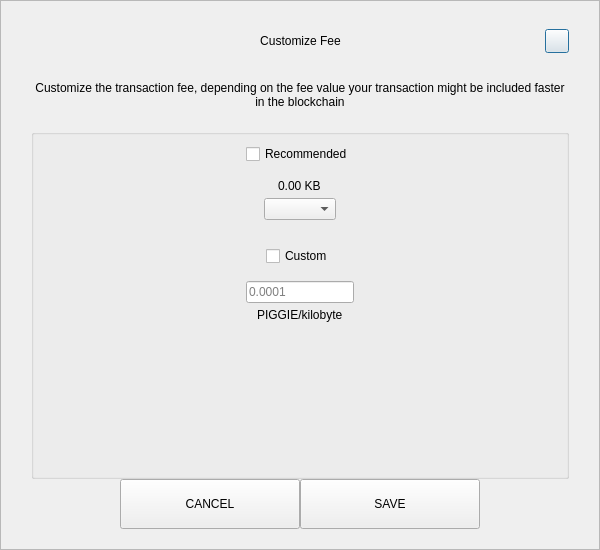
<?xml version="1.0" encoding="UTF-8"?>
<ui version="4.0">
 <class>SendCustomFeeDialog</class>
 <widget class="QDialog" name="SendCustomFeeDialog">
  <property name="geometry">
   <rect>
    <x>0</x>
    <y>0</y>
    <width>600</width>
    <height>550</height>
   </rect>
  </property>
  <property name="windowTitle">
   <string>Form</string>
  </property>
  <layout class="QVBoxLayout" name="verticalLayout_3">
   <property name="spacing">
    <number>0</number>
   </property>
   <property name="leftMargin">
    <number>0</number>
   </property>
   <property name="topMargin">
    <number>0</number>
   </property>
   <property name="rightMargin">
    <number>0</number>
   </property>
   <property name="bottomMargin">
    <number>0</number>
   </property>
   <item>
    <widget class="QFrame" name="frame">
     <property name="styleSheet">
      <string notr="true"/>
     </property>
     <property name="frameShape">
      <enum>QFrame::StyledPanel</enum>
     </property>
     <property name="frameShadow">
      <enum>QFrame::Raised</enum>
     </property>
     <layout class="QVBoxLayout" name="verticalLayout_2">
      <property name="spacing">
       <number>0</number>
      </property>
      <property name="leftMargin">
       <number>30</number>
      </property>
      <property name="topMargin">
       <number>20</number>
      </property>
      <property name="rightMargin">
       <number>30</number>
      </property>
      <property name="bottomMargin">
       <number>20</number>
      </property>
      <item>
       <layout class="QHBoxLayout" name="horizontalLayout_3">
        <property name="spacing">
         <number>0</number>
        </property>
        <item>
         <spacer name="horizontalSpacer_21">
          <property name="orientation">
           <enum>Qt::Horizontal</enum>
          </property>
          <property name="sizeHint" stdset="0">
           <size>
            <width>40</width>
            <height>20</height>
           </size>
          </property>
         </spacer>
        </item>
        <item>
         <widget class="QLabel" name="labelTitle">
          <property name="minimumSize">
           <size>
            <width>0</width>
            <height>40</height>
           </size>
          </property>
          <property name="maximumSize">
           <size>
            <width>16777215</width>
            <height>40</height>
           </size>
          </property>
          <property name="styleSheet">
           <string notr="true">padding-left:24px;</string>
          </property>
          <property name="text">
           <string>Customize Fee</string>
          </property>
          <property name="alignment">
           <set>Qt::AlignCenter</set>
          </property>
          <property name="margin">
           <number>7</number>
          </property>
         </widget>
        </item>
        <item>
         <spacer name="horizontalSpacer">
          <property name="orientation">
           <enum>Qt::Horizontal</enum>
          </property>
          <property name="sizeHint" stdset="0">
           <size>
            <width>40</width>
            <height>20</height>
           </size>
          </property>
         </spacer>
        </item>
        <item>
         <widget class="QPushButton" name="btnEsc">
          <property name="minimumSize">
           <size>
            <width>24</width>
            <height>24</height>
           </size>
          </property>
          <property name="maximumSize">
           <size>
            <width>24</width>
            <height>24</height>
           </size>
          </property>
          <property name="text">
           <string/>
          </property>
         </widget>
        </item>
       </layout>
      </item>
      <item>
       <spacer name="verticalSpacer_2">
        <property name="orientation">
         <enum>Qt::Vertical</enum>
        </property>
        <property name="sizeType">
         <enum>QSizePolicy::Fixed</enum>
        </property>
        <property name="sizeHint" stdset="0">
         <size>
          <width>20</width>
          <height>20</height>
         </size>
        </property>
       </spacer>
      </item>
      <item>
       <widget class="QLabel" name="labelMessage">
        <property name="text">
         <string>Customize the transaction fee, depending on the fee value your transaction might be included faster in the blockchain</string>
        </property>
        <property name="alignment">
         <set>Qt::AlignCenter</set>
        </property>
        <property name="wordWrap">
         <bool>true</bool>
        </property>
       </widget>
      </item>
      <item>
       <spacer name="verticalSpacer_3">
        <property name="orientation">
         <enum>Qt::Vertical</enum>
        </property>
        <property name="sizeType">
         <enum>QSizePolicy::Fixed</enum>
        </property>
        <property name="sizeHint" stdset="0">
         <size>
          <width>20</width>
          <height>20</height>
         </size>
        </property>
       </spacer>
      </item>
      <item>
       <widget class="QGroupBox" name="groupBox">
        <property name="title">
         <string/>
        </property>
        <layout class="QVBoxLayout" name="verticalLayout">
         <property name="leftMargin">
          <number>12</number>
         </property>
         <property name="rightMargin">
          <number>12</number>
         </property>
         <item>
          <layout class="QVBoxLayout" name="verticalLayout_4">
           <property name="spacing">
            <number>5</number>
           </property>
           <item alignment="Qt::AlignHCenter">
            <widget class="QCheckBox" name="checkBoxRecommended">
             <property name="text">
              <string>Recommended</string>
             </property>
            </widget>
           </item>
           <item>
            <spacer name="verticalSpacer_5">
             <property name="orientation">
              <enum>Qt::Vertical</enum>
             </property>
             <property name="sizeType">
              <enum>QSizePolicy::Fixed</enum>
             </property>
             <property name="sizeHint" stdset="0">
              <size>
               <width>20</width>
               <height>10</height>
              </size>
             </property>
            </spacer>
           </item>
           <item alignment="Qt::AlignHCenter">
            <widget class="QLabel" name="labelFee">
             <property name="text">
              <string>0.00 KB</string>
             </property>
            </widget>
           </item>
           <item alignment="Qt::AlignHCenter">
            <widget class="QComboBox" name="comboBoxRecommended"/>
           </item>
          </layout>
         </item>
         <item>
          <spacer name="verticalSpacer">
           <property name="orientation">
            <enum>Qt::Vertical</enum>
           </property>
           <property name="sizeType">
            <enum>QSizePolicy::Fixed</enum>
           </property>
           <property name="sizeHint" stdset="0">
            <size>
             <width>20</width>
             <height>20</height>
            </size>
           </property>
          </spacer>
         </item>
         <item>
          <layout class="QVBoxLayout" name="verticalLayout_5">
           <property name="spacing">
            <number>5</number>
           </property>
           <item alignment="Qt::AlignHCenter">
            <widget class="QCheckBox" name="checkBoxCustom">
             <property name="text">
              <string>Custom</string>
             </property>
            </widget>
           </item>
           <item>
            <spacer name="verticalSpacer_6">
             <property name="orientation">
              <enum>Qt::Vertical</enum>
             </property>
             <property name="sizeType">
              <enum>QSizePolicy::Fixed</enum>
             </property>
             <property name="sizeHint" stdset="0">
              <size>
               <width>20</width>
               <height>10</height>
              </size>
             </property>
            </spacer>
           </item>
           <item alignment="Qt::AlignHCenter">
            <widget class="QLineEdit" name="lineEditCustomFee">
             <property name="placeholderText">
              <string notr="true">0.0001</string>
             </property>
            </widget>
           </item>
           <item alignment="Qt::AlignHCenter">
            <widget class="QLabel" name="labelCustomFee">
             <property name="text">
              <string>PIGGIE/kilobyte</string>
             </property>
            </widget>
           </item>
          </layout>
         </item>
         <item>
          <spacer name="verticalSpacer_4">
           <property name="orientation">
            <enum>Qt::Vertical</enum>
           </property>
           <property name="sizeHint" stdset="0">
            <size>
             <width>20</width>
             <height>40</height>
            </size>
           </property>
          </spacer>
         </item>
        </layout>
       </widget>
      </item>
      <item>
       <layout class="QHBoxLayout" name="horizontalLayout" stretch="1,2,2,1">
        <item>
         <spacer name="horizontalSpacer1">
          <property name="orientation">
           <enum>Qt::Horizontal</enum>
          </property>
          <property name="sizeHint" stdset="0">
           <size>
            <width>40</width>
            <height>20</height>
           </size>
          </property>
         </spacer>
        </item>
        <item>
         <widget class="QPushButton" name="btnCancel">
          <property name="minimumSize">
           <size>
            <width>180</width>
            <height>50</height>
           </size>
          </property>
          <property name="focusPolicy">
           <enum>Qt::NoFocus</enum>
          </property>
          <property name="text">
           <string>CANCEL</string>
          </property>
         </widget>
        </item>
        <item>
         <widget class="QPushButton" name="btnSave">
          <property name="minimumSize">
           <size>
            <width>180</width>
            <height>50</height>
           </size>
          </property>
          <property name="focusPolicy">
           <enum>Qt::NoFocus</enum>
          </property>
          <property name="text">
           <string>SAVE</string>
          </property>
         </widget>
        </item>
        <item>
         <spacer name="horizontalSpacer_2">
          <property name="orientation">
           <enum>Qt::Horizontal</enum>
          </property>
          <property name="sizeHint" stdset="0">
           <size>
            <width>40</width>
            <height>20</height>
           </size>
          </property>
         </spacer>
        </item>
       </layout>
      </item>
     </layout>
    </widget>
   </item>
  </layout>
 </widget>
 <resources/>
 <connections/>
</ui>
